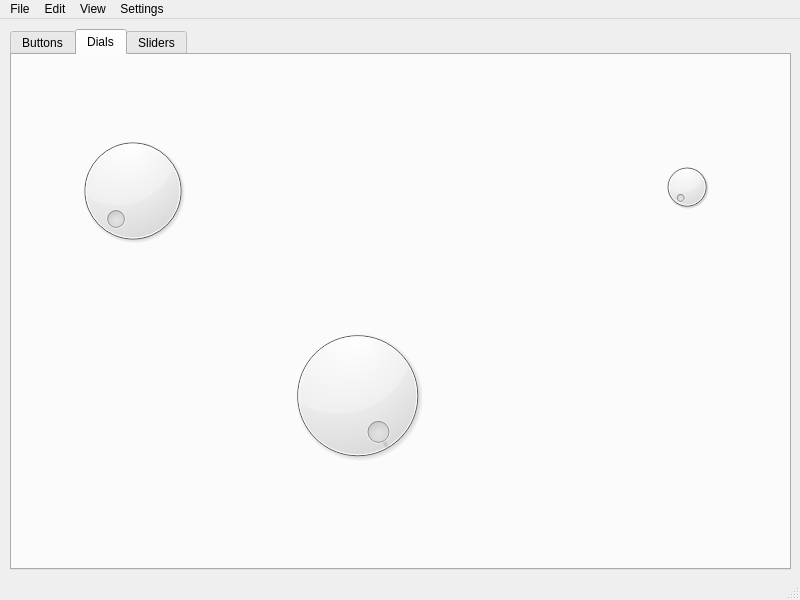
<?xml version="1.0" encoding="UTF-8"?>
<ui version="4.0">
 <class>MainWindow</class>
 <widget class="QMainWindow" name="MainWindow">
  <property name="geometry">
   <rect>
    <x>0</x>
    <y>0</y>
    <width>800</width>
    <height>600</height>
   </rect>
  </property>
  <property name="windowTitle">
   <string>PyShine</string>
  </property>
  <property name="windowIcon">
   <iconset>
    <normaloff>Images/radar.ico</normaloff>Images/radar.ico</iconset>
  </property>
  <widget class="QWidget" name="centralwidget">
   <widget class="QTabWidget" name="tabWidget">
    <property name="geometry">
     <rect>
      <x>10</x>
      <y>10</y>
      <width>781</width>
      <height>541</height>
     </rect>
    </property>
    <property name="currentIndex">
     <number>1</number>
    </property>
    <widget class="QWidget" name="tab">
     <attribute name="title">
      <string>Buttons</string>
     </attribute>
     <widget class="QPushButton" name="pushButton">
      <property name="geometry">
       <rect>
        <x>50</x>
        <y>40</y>
        <width>80</width>
        <height>23</height>
       </rect>
      </property>
      <property name="text">
       <string>PushButton</string>
      </property>
     </widget>
     <widget class="QToolButton" name="toolButton">
      <property name="geometry">
       <rect>
        <x>260</x>
        <y>40</y>
        <width>28</width>
        <height>22</height>
       </rect>
      </property>
      <property name="text">
       <string>...</string>
      </property>
     </widget>
     <widget class="QRadioButton" name="radioButton">
      <property name="geometry">
       <rect>
        <x>440</x>
        <y>40</y>
        <width>99</width>
        <height>21</height>
       </rect>
      </property>
      <property name="text">
       <string>RadioButton</string>
      </property>
     </widget>
     <widget class="QCommandLinkButton" name="commandLinkButton">
      <property name="geometry">
       <rect>
        <x>30</x>
        <y>170</y>
        <width>174</width>
        <height>41</height>
       </rect>
      </property>
      <property name="text">
       <string>CommandLinkButton</string>
      </property>
     </widget>
     <widget class="QCheckBox" name="checkBox">
      <property name="geometry">
       <rect>
        <x>640</x>
        <y>40</y>
        <width>85</width>
        <height>21</height>
       </rect>
      </property>
      <property name="text">
       <string>CheckBox</string>
      </property>
     </widget>
     <widget class="QDialogButtonBox" name="buttonBox">
      <property name="geometry">
       <rect>
        <x>550</x>
        <y>460</y>
        <width>166</width>
        <height>24</height>
       </rect>
      </property>
      <property name="standardButtons">
       <set>QDialogButtonBox::Cancel|QDialogButtonBox::Ok</set>
      </property>
     </widget>
    </widget>
    <widget class="QWidget" name="tab_2">
     <attribute name="title">
      <string>Dials</string>
     </attribute>
     <widget class="QDial" name="dial">
      <property name="geometry">
       <rect>
        <x>60</x>
        <y>60</y>
        <width>121</width>
        <height>151</height>
       </rect>
      </property>
     </widget>
     <widget class="QDial" name="dial_2">
      <property name="geometry">
       <rect>
        <x>650</x>
        <y>100</y>
        <width>50</width>
        <height>64</height>
       </rect>
      </property>
     </widget>
     <widget class="QDial" name="dial_3">
      <property name="geometry">
       <rect>
        <x>270</x>
        <y>260</y>
        <width>151</width>
        <height>161</height>
       </rect>
      </property>
      <property name="sliderPosition">
       <number>99</number>
      </property>
     </widget>
    </widget>
    <widget class="QWidget" name="tab_3">
     <attribute name="title">
      <string>Sliders</string>
     </attribute>
     <widget class="QSlider" name="horizontalSlider">
      <property name="geometry">
       <rect>
        <x>50</x>
        <y>460</y>
        <width>621</width>
        <height>16</height>
       </rect>
      </property>
      <property name="sliderPosition">
       <number>99</number>
      </property>
      <property name="orientation">
       <enum>Qt::Horizontal</enum>
      </property>
     </widget>
     <widget class="QSlider" name="verticalSlider">
      <property name="geometry">
       <rect>
        <x>40</x>
        <y>30</y>
        <width>16</width>
        <height>361</height>
       </rect>
      </property>
      <property name="sliderPosition">
       <number>24</number>
      </property>
      <property name="orientation">
       <enum>Qt::Vertical</enum>
      </property>
     </widget>
    </widget>
   </widget>
  </widget>
  <widget class="QMenuBar" name="menubar">
   <property name="geometry">
    <rect>
     <x>0</x>
     <y>0</y>
     <width>800</width>
     <height>20</height>
    </rect>
   </property>
   <widget class="QMenu" name="menuPyshine">
    <property name="title">
     <string>File</string>
    </property>
    <widget class="QMenu" name="menuSubmenu">
     <property name="title">
      <string>Submenu</string>
     </property>
     <addaction name="actionitem1"/>
     <addaction name="actionitem_2"/>
    </widget>
    <addaction name="actionNew"/>
    <addaction name="actionExit"/>
    <addaction name="menuSubmenu"/>
   </widget>
   <widget class="QMenu" name="menuEdit">
    <property name="title">
     <string>Edit</string>
    </property>
   </widget>
   <widget class="QMenu" name="menuView">
    <property name="title">
     <string>View</string>
    </property>
    <addaction name="actionMaximize"/>
    <addaction name="actionNormal"/>
   </widget>
   <widget class="QMenu" name="menuSettings">
    <property name="title">
     <string>Settings</string>
    </property>
   </widget>
   <addaction name="menuPyshine"/>
   <addaction name="menuEdit"/>
   <addaction name="menuView"/>
   <addaction name="menuSettings"/>
  </widget>
  <widget class="QStatusBar" name="statusbar">
   <property name="statusTip">
    <string>Pyshine</string>
   </property>
  </widget>
  <action name="actionNew">
   <property name="icon">
    <iconset>
     <normaloff>Images/Icon.ico</normaloff>Images/Icon.ico</iconset>
   </property>
   <property name="text">
    <string>New</string>
   </property>
  </action>
  <action name="actionExit">
   <property name="icon">
    <iconset>
     <normaloff>Images/cil-x.png</normaloff>Images/cil-x.png</iconset>
   </property>
   <property name="text">
    <string>Exit</string>
   </property>
   <property name="statusTip">
    <string>Click to Exit</string>
   </property>
   <property name="shortcut">
    <string>Ctrl+Q</string>
   </property>
  </action>
  <action name="actionitem1">
   <property name="text">
    <string>item1</string>
   </property>
  </action>
  <action name="actionitem_2">
   <property name="text">
    <string>item2</string>
   </property>
  </action>
  <action name="actionMaximize">
   <property name="text">
    <string>Maximize</string>
   </property>
   <property name="shortcut">
    <string>Shift+M</string>
   </property>
  </action>
  <action name="actionNormal">
   <property name="text">
    <string>Normal</string>
   </property>
   <property name="shortcut">
    <string>Shift+N</string>
   </property>
  </action>
 </widget>
 <resources/>
 <connections>
  <connection>
   <sender>actionExit</sender>
   <signal>triggered()</signal>
   <receiver>MainWindow</receiver>
   <slot>close()</slot>
   <hints>
    <hint type="sourcelabel">
     <x>-1</x>
     <y>-1</y>
    </hint>
    <hint type="destinationlabel">
     <x>280</x>
     <y>149</y>
    </hint>
   </hints>
  </connection>
  <connection>
   <sender>actionMaximize</sender>
   <signal>triggered()</signal>
   <receiver>MainWindow</receiver>
   <slot>showMaximized()</slot>
   <hints>
    <hint type="sourcelabel">
     <x>-1</x>
     <y>-1</y>
    </hint>
    <hint type="destinationlabel">
     <x>280</x>
     <y>149</y>
    </hint>
   </hints>
  </connection>
  <connection>
   <sender>actionNormal</sender>
   <signal>triggered()</signal>
   <receiver>MainWindow</receiver>
   <slot>showNormal()</slot>
   <hints>
    <hint type="sourcelabel">
     <x>-1</x>
     <y>-1</y>
    </hint>
    <hint type="destinationlabel">
     <x>280</x>
     <y>149</y>
    </hint>
   </hints>
  </connection>
 </connections>
</ui>
